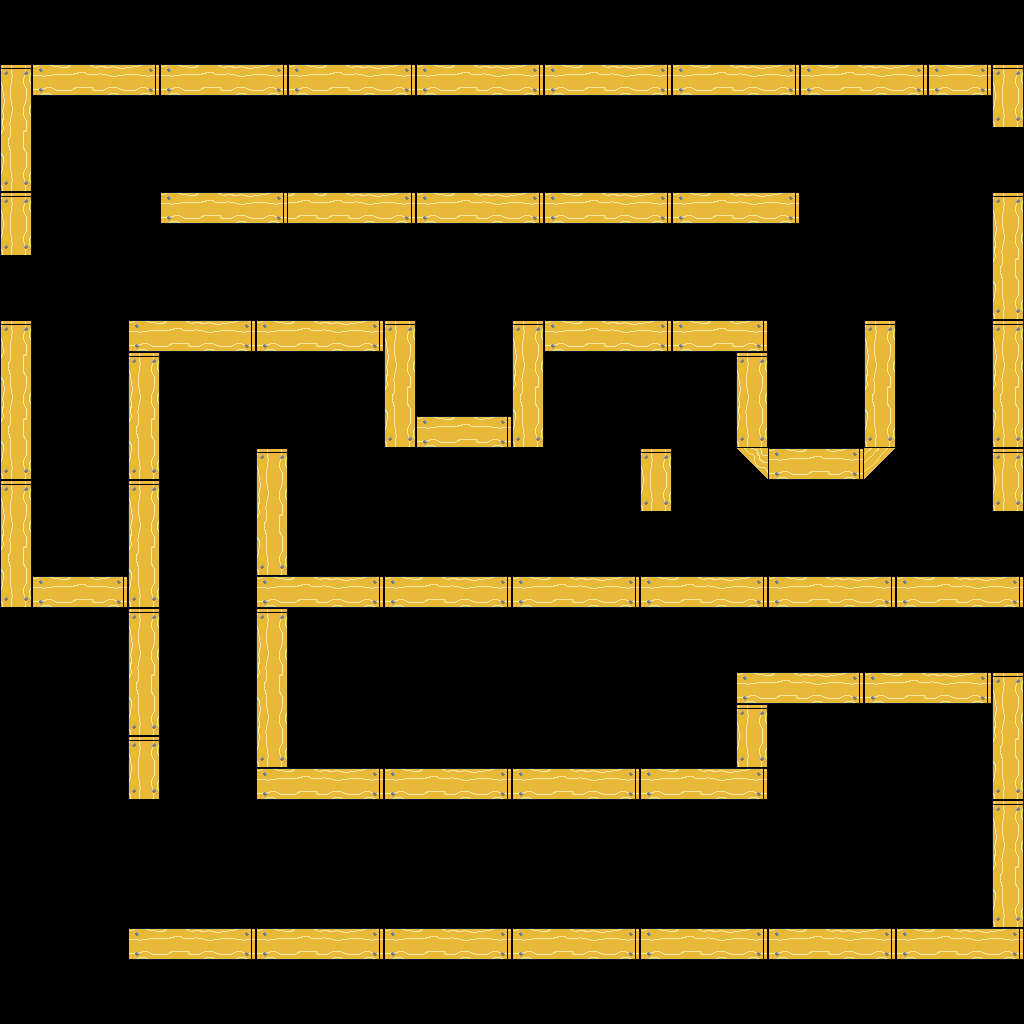

Tiled map render using the project's own tile images. Description and the map definition, with tile-layer contents summarised, below:
An orthogonal 32x32 tile map with 32x32 px tiles, 2 tile layers (background, foreground), 3 tilesets and 78 objects (62x spikes, 6x rope, 6x fan, 2x door, spawn, ...).

<map version="1.0" orientation="orthogonal" renderorder="right-down" width="32" height="32" tilewidth="32" tileheight="32" nextobjectid="123">
 <tileset firstgid="1" name="basic-tiles" tilewidth="32" tileheight="32" tilecount="256" columns="16">
  <image source="basic-tiles.png" width="512" height="512" />
 </tileset>
 <tileset firstgid="257" name="objects" tilewidth="64" tileheight="64" tilecount="4" columns="0">
  <tile id="1">
   <image width="32" height="64" source="fan_0.png" />
  </tile>
  <tile id="3">
   <image width="32" height="32" source="exit.png" />
  </tile>
  <tile id="4">
   <image width="32" height="32" source="spawn.png" />
  </tile>
  <tile id="5">
   <image width="64" height="7" source="door.png" />
  </tile>
 </tileset>
 <tileset firstgid="263" name="objects" tilewidth="64" tileheight="64" tilecount="4" columns="0">
  <tile id="1">
   <image width="32" height="64" source="fan_0.png" />
  </tile>
  <tile id="2">
   <image width="32" height="32" source="spawn.png" />
  </tile>
  <tile id="3">
   <image width="32" height="32" source="exit.png" />
  </tile>
  <tile id="9">
   <image width="64" height="7" source="door.png" />
  </tile>
 </tileset>
 <layer name="background" width="32" height="32">
  <data>[1024 cells, 0 non-empty, 0 distinct tile ids]</data>
 </layer>
 <layer name="foreground" width="32" height="32">
  <data>[1024 cells, 229 non-empty, 10 distinct tile ids]</data>
 </layer>
 <objectgroup name="objects">
  <object id="24" type="spawn" gid="261" x="448" y="384" width="32" height="32" />
  <object id="35" type="exit" gid="260" x="896" y="768" width="32" height="32" />
  <object id="37" type="rope" gid="99" x="96" y="544" width="32" height="32">
   <properties>
    <property name="group" value="rope-group-2" />
   </properties>
  </object>
  <object id="39" type="rope" gid="83" x="64" y="544" width="32" height="32">
   <properties>
    <property name="group" value="rope-group-2" />
   </properties>
  </object>
  <object id="40" type="rope" gid="82" x="32" y="544" width="32" height="32">
   <properties>
    <property name="group" value="rope-group-2" />
   </properties>
  </object>
  <object id="41" type="rope" gid="99" x="832" y="416" width="32" height="32">
   <properties>
    <property name="group" value="rope-group-1" />
   </properties>
  </object>
  <object id="42" type="rope" gid="82" x="768" y="416" width="32" height="32">
   <properties>
    <property name="group" value="rope-group-1" />
   </properties>
  </object>
  <object id="43" type="rope" gid="83" x="800" y="416" width="32" height="32">
   <properties>
    <property name="group" value="rope-group-1" />
   </properties>
  </object>
  <object id="44" type="fan" gid="258" x="0" y="320" width="32" height="64" />
  <object id="45" type="fan" gid="2147483906" x="992" y="192" width="32" height="64" />
  <object id="46" type="door" gid="272" x="896" y="416" width="64" height="7">
   <properties>
    <property name="openRotation" type="float" value="110" />
    <property name="triggeredByRopeGroup" value="rope-group-1" />
   </properties>
  </object>
  <object id="47" type="door" gid="272" x="160" y="544" width="64" height="7">
   <properties>
    <property name="openRotation" type="float" value="90" />
    <property name="triggeredByRopeGroup" value="rope-group-2" />
   </properties>
  </object>
  <object id="48" type="spikes" gid="20" x="224" y="512" width="32" height="32" />
  <object id="49" type="spikes" gid="20" x="224" y="544" width="32" height="32" />
  <object id="50" type="spikes" gid="20" x="224" y="576" width="32" height="32" />
  <object id="51" type="spikes" gid="20" x="224" y="480" width="32" height="32" />
  <object id="52" type="spikes" gid="20" x="960" y="384" width="32" height="32" />
  <object id="53" type="spikes" gid="20" x="960" y="352" width="32" height="32" />
  <object id="54" type="spikes" gid="20" x="960" y="416" width="32" height="32" />
  <object id="55" type="spikes" gid="20" x="960" y="448" width="32" height="32" />
  <object id="56" type="spikes" gid="18" x="224" y="320" width="32" height="32" />
  <object id="57" type="spikes" gid="18" x="192" y="320" width="32" height="32" />
  <object id="58" type="spikes" gid="18" x="128" y="320" width="32" height="32" />
  <object id="59" type="spikes" gid="18" x="160" y="320" width="32" height="32" />
  <object id="60" type="spikes" gid="18" x="736" y="320" width="32" height="32" />
  <object id="61" type="spikes" gid="18" x="704" y="320" width="32" height="32" />
  <object id="62" type="spikes" gid="18" x="640" y="320" width="32" height="32" />
  <object id="63" type="spikes" gid="18" x="672" y="320" width="32" height="32" />
  <object id="64" type="spikes" gid="19" x="448" y="256" width="32" height="32" />
  <object id="65" type="spikes" gid="19" x="384" y="256" width="32" height="32" />
  <object id="66" type="spikes" gid="19" x="416" y="256" width="32" height="32" />
  <object id="67" type="spikes" gid="19" x="480" y="256" width="32" height="32" />
  <object id="68" type="spikes" gid="18" x="448" y="192" width="32" height="32" />
  <object id="69" type="spikes" gid="18" x="480" y="192" width="32" height="32" />
  <object id="70" type="spikes" gid="18" x="416" y="192" width="32" height="32" />
  <object id="71" type="spikes" gid="18" x="384" y="192" width="32" height="32" />
  <object id="72" type="spikes" gid="19" x="640" y="128" width="32" height="32" />
  <object id="73" type="spikes" gid="19" x="672" y="128" width="32" height="32" />
  <object id="74" type="spikes" gid="19" x="736" y="128" width="32" height="32" />
  <object id="75" type="spikes" gid="19" x="704" y="128" width="32" height="32" />
  <object id="76" type="spikes" gid="19" x="128" y="128" width="32" height="32" />
  <object id="77" type="spikes" gid="19" x="160" y="128" width="32" height="32" />
  <object id="78" type="spikes" gid="19" x="224" y="128" width="32" height="32" />
  <object id="79" type="spikes" gid="19" x="192" y="128" width="32" height="32" />
  <object id="80" type="fan" gid="2147483906" x="640" y="576" width="32" height="64" />
  <object id="81" type="spikes" gid="21" x="544" y="416" width="32" height="32" />
  <object id="82" type="spikes" gid="21" x="544" y="448" width="32" height="32" />
  <object id="83" type="spikes" gid="21" x="544" y="384" width="32" height="32" />
  <object id="93" type="fan" gid="258" x="128" y="864" width="32" height="64" />
  <object id="94" type="fan" gid="258" x="128" y="928" width="32" height="64" />
  <object id="95" type="spikes" gid="19" x="352" y="832" width="32" height="32" />
  <object id="96" type="spikes" gid="19" x="384" y="832" width="32" height="32" />
  <object id="97" type="spikes" gid="19" x="448" y="832" width="32" height="32" />
  <object id="98" type="spikes" gid="19" x="416" y="832" width="32" height="32" />
  <object id="99" type="spikes" gid="19" x="608" y="832" width="32" height="32" />
  <object id="100" type="spikes" gid="19" x="640" y="832" width="32" height="32" />
  <object id="101" type="spikes" gid="19" x="704" y="832" width="32" height="32" />
  <object id="102" type="spikes" gid="19" x="672" y="832" width="32" height="32" />
  <object id="103" type="spikes" gid="18" x="224" y="928" width="32" height="32" />
  <object id="104" type="spikes" gid="18" x="288" y="928" width="32" height="32" />
  <object id="105" type="spikes" gid="18" x="256" y="928" width="32" height="32" />
  <object id="106" type="spikes" gid="18" x="320" y="928" width="32" height="32" />
  <object id="107" type="spikes" gid="18" x="480" y="928" width="32" height="32" />
  <object id="108" type="spikes" gid="18" x="544" y="928" width="32" height="32" />
  <object id="109" type="spikes" gid="18" x="512" y="928" width="32" height="32" />
  <object id="110" type="spikes" gid="18" x="576" y="928" width="32" height="32" />
  </objectgroup>
</map>
<!-- 12 of 78 objects omitted -->
